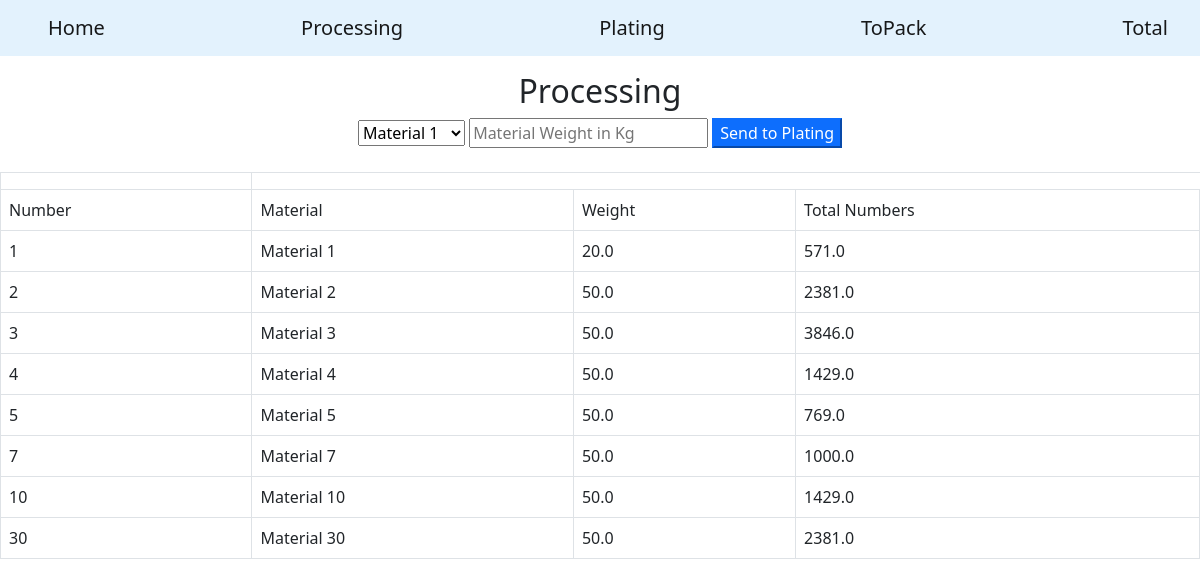
The app's page /processing with its own data.
### tables this page shows
CREATE TABLE processing (id INTEGER PRIMARY KEY, Name TEXT, wt REAL, weight REAL, quantity INTEGER);

### main.py (the view)
@app.route("/processing")
def processing():
    conn=sqlite3.connect('material.db')
    cur=conn.cursor()
    cur.execute("SELECT id, Name, weight, ROUND(weight/wt) AS Number FROM processing WHERE NOT weight = 0.0")
    rows=cur.fetchall()
    return render_template('processing.html', rows=rows)

### templates/processing.html
{% extends "layout.html" %}
{% block body %}
<h2 style="text-align:center">Processing</h2>
<form action="/process_entry" method="post" style="text-align:center">
    <select name="material_name">
        {%for row in rows%}
        <option value="{{ row[1] }}">{{ row[1] }}</option>
        {%endfor%}
    </select>
    <input name="material_weight" placeholder="Material Weight in Kg" type="text">
    <input value="Send to Plating" type="submit" class="btn-primary">
</form>
<br>
<table class="table table-bordered table-hover">
    <th>
        <tr>
            <td>Number</td>
            <td>Material</td>
            <td>Weight</td>
            <td>Total Numbers</td>
        </tr>
    </th>
    {%for row in rows%}
    <tr>
        <td>{{ row[0] }}</td>
        <td>{{ row[1] }}</td>
        <td>{{ row[2] }}</td>
        <td>{{ row[3] }}</td>
        {%endfor%}
    </tr>
</table>
{% endblock %}

### templates/layout.html (shortened to what this page needs)
<!doctype html>
<html lang="en">
  <head>
    <link href="https://cdn.jsdelivr.net/npm/bootstrap@5.1.3/dist/css/bootstrap.min.css" rel="stylesheet">
  </head>
  <body>
    <ul class="navbar navbar-light" style="background-color: #e3f2fd;">
          <a class="nav-link navbar-brand" aria-current="page" href="{{ url_for('home') }}">Home</a>
          <a class="nav-link navbar-brand" href="{{ url_for('processing') }}">Processing</a>
          <a class="nav-link navbar-brand" href="{{ url_for('plating') }}">Plating</a>
          <a class="nav-link navbar-brand" href="{{ url_for('ready') }}">ToPack</a>
            <a class="nav-link navbar-brand" href="{{ url_for('total') }}">Total</a>
      </ul>
      {% block body %}
      {% endblock %}
  </body>
</html>

### records on screen
processing: id "1", Name "Material 1", weight "20.0", row "571.0"
processing: id "2", Name "Material 2", weight "50.0", row "2381.0"
processing: id "3", Name "Material 3", weight "50.0", row "3846.0"
processing: id "4", Name "Material 4", weight "50.0", row "1429.0"
processing: id "5", Name "Material 5", weight "50.0", row "769.0"
processing: id "7", Name "Material 7", weight "50.0", row "1000.0"
processing: id "10", Name "Material 10", weight "50.0", row "1429.0"
processing: id "30", Name "Material 30", weight "50.0", row "2381.0"

### other values on screen
form field material_name "Material 1"
